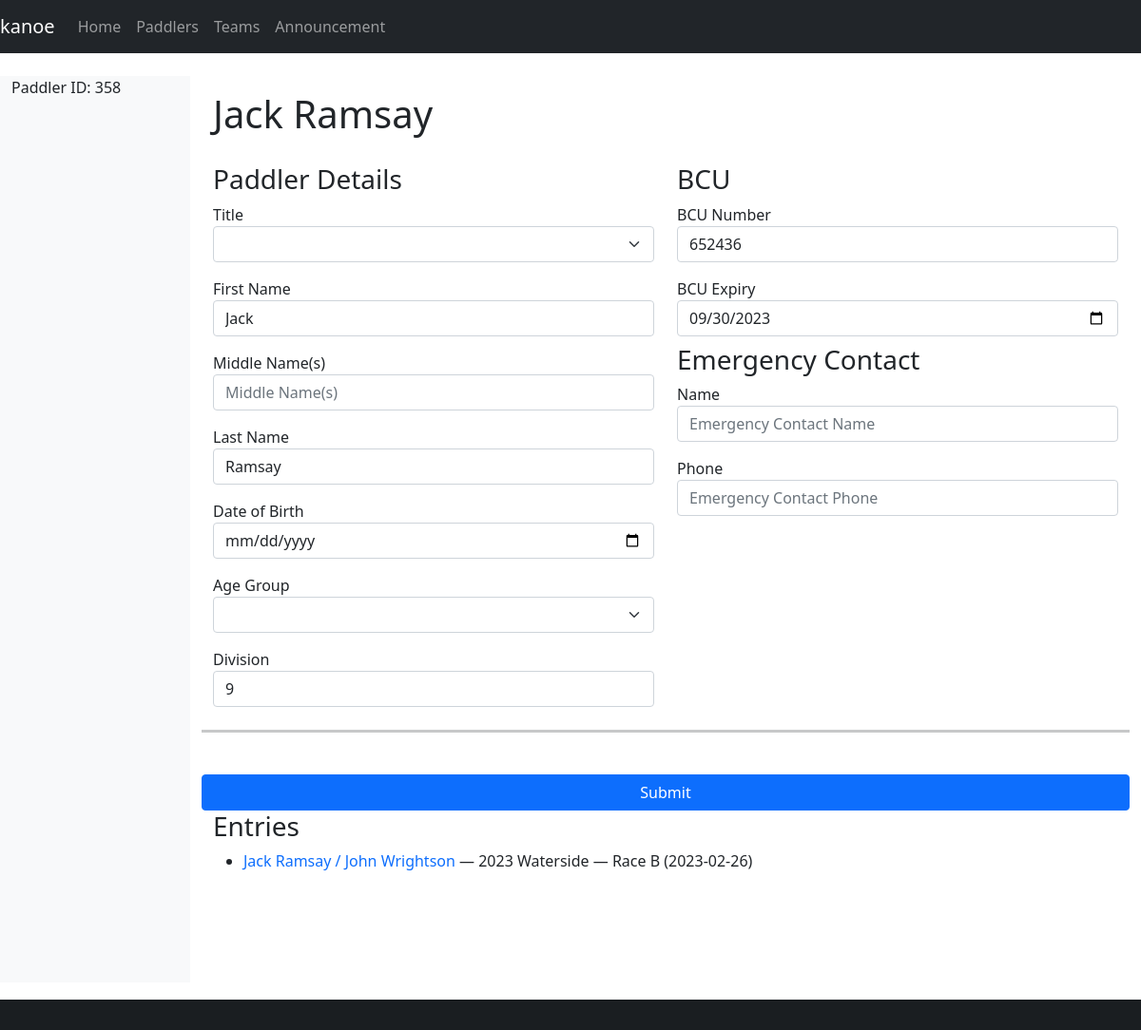
The app's page /paddler/358, older data.
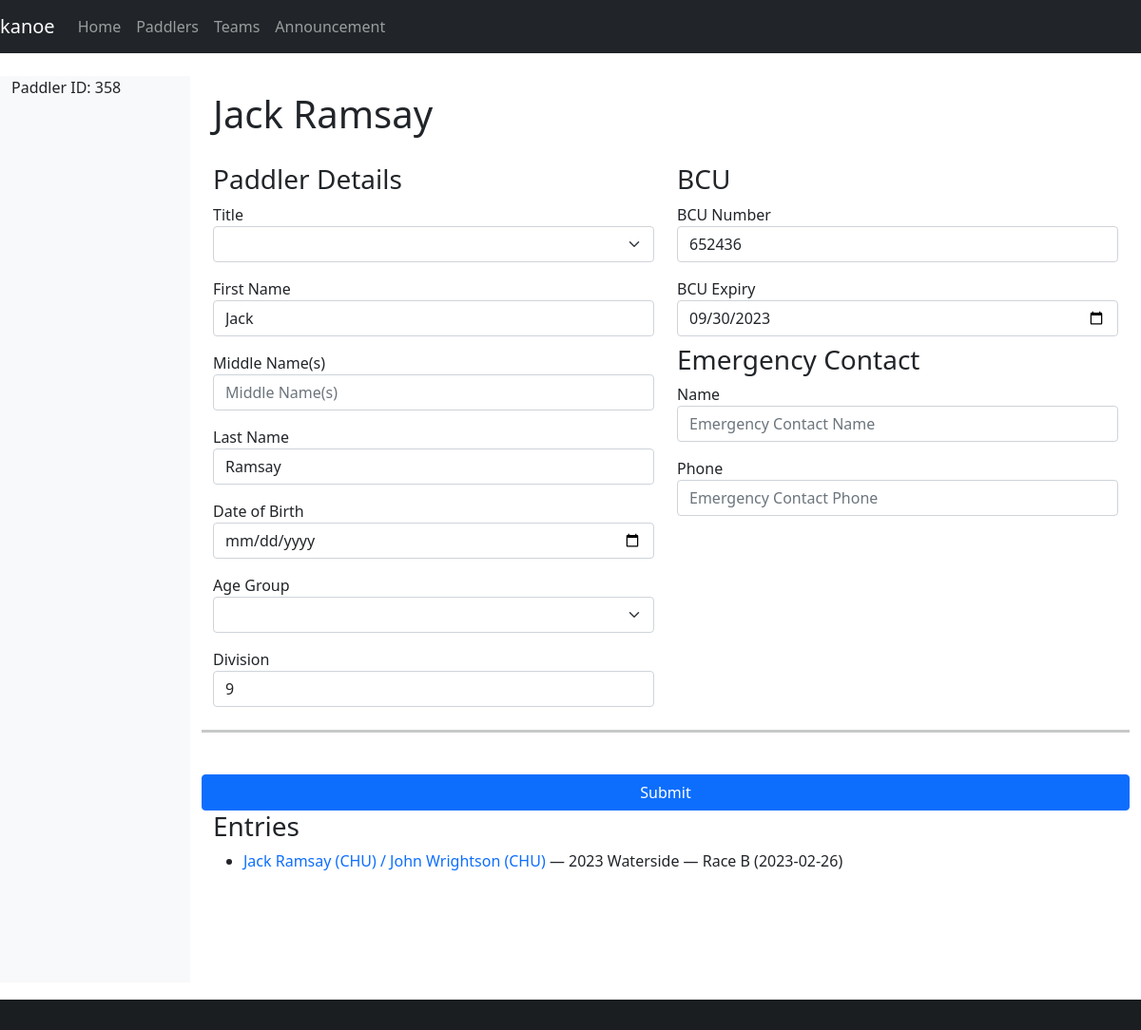
The same page, newer data.
### database/database/crew.py (models this page shows, shortened)
class Crew(Base):
    __tablename__ = "crew"
    id = Column(Integer, primary_key=True)
    paddler_id = Column(Integer, ForeignKey(Paddler.id), index=True)
    club_id = Column(String(3), ForeignKey(Club.id), index=True)
    entry_id = Column(Integer, ForeignKey(Entry.id), index=True)
    team_id = Column(Integer, ForeignKey(Team.id), index=True)
    services = Column(Boolean, server_default=expression.false())
    due = Column(Numeric)
    paid = Column(Numeric)
    team = relationship(Team, backref="crews", lazy="joined")
    paddler = relationship(Paddler, backref="crews", lazy="joined")
    club = relationship("Club", backref="crews", lazy="joined")
    entry = relationship(Entry, backref="crews", lazy="joined")
    def __str__(self):
        club = f" ({self.club.id})" if self.club else ""
        return f"{self.paddler.name}{club}"

### database/database/paddler.py (models this page shows, shortened)
class Paddler(Base):
    __tablename__ = "paddler"
    id = Column(Integer, primary_key=True)
    bcu = Column(Integer)  # BCU = British Canoe Union
    bcu_expiry = Column(Date)
    division = Column(Integer)
    title = Column(String)
    first = Column(String)
    middle = Column(String)
    last = Column(String)
    suffix = Column(String)
    dob = Column(Date)
    address = Column(String)
    email = Column(String)
    phone = Column(String)
    emergency_name = Column(String)
    emergency_phone = Column(String)
    age_group_id = Column(Integer, ForeignKey(AgeGroup.id), index=True)
    age_group = relationship(AgeGroup, backref="paddlers", lazy="joined")
    @hybrid_property
    def name(self):
        return combine_names(self.first, self.middle, self.last)

### database/database/race.py (models this page shows, shortened)
class Race(Base):
    __tablename__ = "race"
    __table_args__ = (UniqueConstraint("name", "date", name="uq_race_name_date"),)
    id = Column(Integer, primary_key=True)
    name = Column(String, nullable=False)
    date = Column(Date, nullable=False)
    series_id = Column(Integer, ForeignKey(Series.id), index=True)
    time_min_start = Column(String)
    time_max_start = Column(String)
    time_min_finish = Column(String)
    time_max_finish = Column(String)
    series = relationship(Series, backref="races", lazy="joined")
    def __str__(self):
        return "%s (%s)" % (self.name, self.date)

### database/database/club.py (models this page shows, shortened)
class Club(Base):
    __tablename__ = "club"
    id = Column(String(3), primary_key=True)
    name = Column(String)

### kanoe/views/paddler.py (the view, shortened to what this page needs)
@blueprint.route("/paddler/<paddler_id>", methods=("GET", "POST"))
@blueprint.route("/paddler/", defaults={"paddler_id": None}, methods=("GET", "POST"))
@login_required
def paddler(paddler_id):
    if paddler_id:
        paddler = session.query(db.Paddler).get(paddler_id)
    else:
        paddler = None
    age_groups = session.query(db.AgeGroup).all()
    return render_template("paddler.j2", paddler=paddler, age_groups=age_groups)

### database/database/entry.py (called while the page is built)
    def __str__(self):
        names = [str(crew) for crew in self.crews]
        return " / ".join(names)

### database/database/paddler.py (called while the page is built)
def combine_names(first, middle, last):
    name = [first, middle, last]
    name = list(filter(lambda item: item is not None, name))
    name = " ".join(name)
    name = name.strip()
    return name

### kanoe/templates/paddler.j2 (shortened to what the changed rows need)
{% extends "base-fluid.j2" %}
{% from "macros.j2" import find_value %}
{% block content %}
<h1>{% if paddler.name %}{{ paddler.name }}{% else %}New Paddler{% endif %}</h1>
<ul>
    {% for crew in paddler.crews %}
    <li><a href="{{ url_for('kanoe.entry', entry_id=crew.entry.id) }}">{{ crew.entry }}</a> — {{ crew.entry.race }}</li>
    {% endfor %}
</ul>
{% endblock %}

Row changes from the older to the newer data that the page shows:
changed Crew: entry "Jack Ramsay / John Wrightson" → "Jack Ramsay (CHU) / John Wrightson (CHU)"
